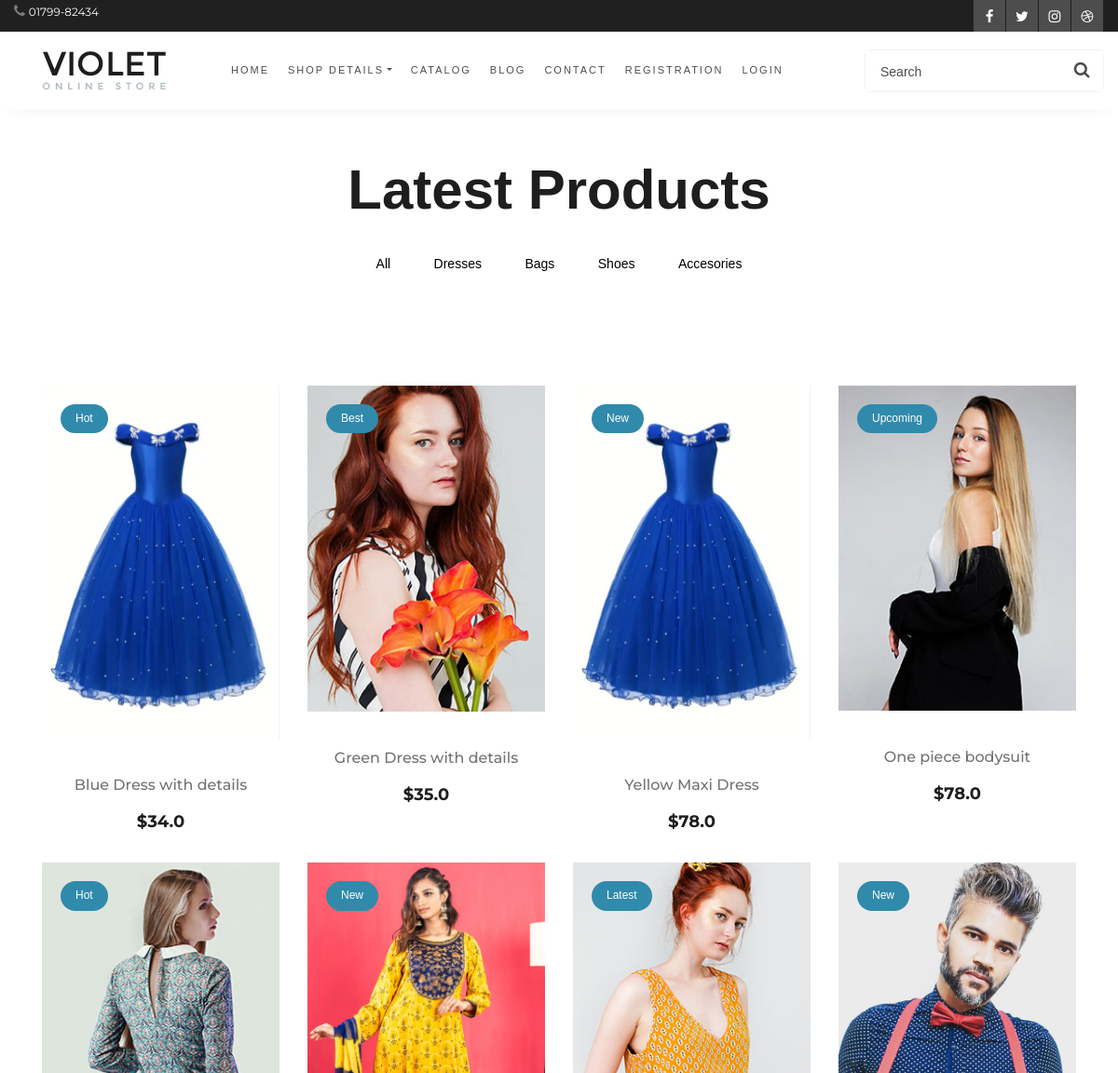
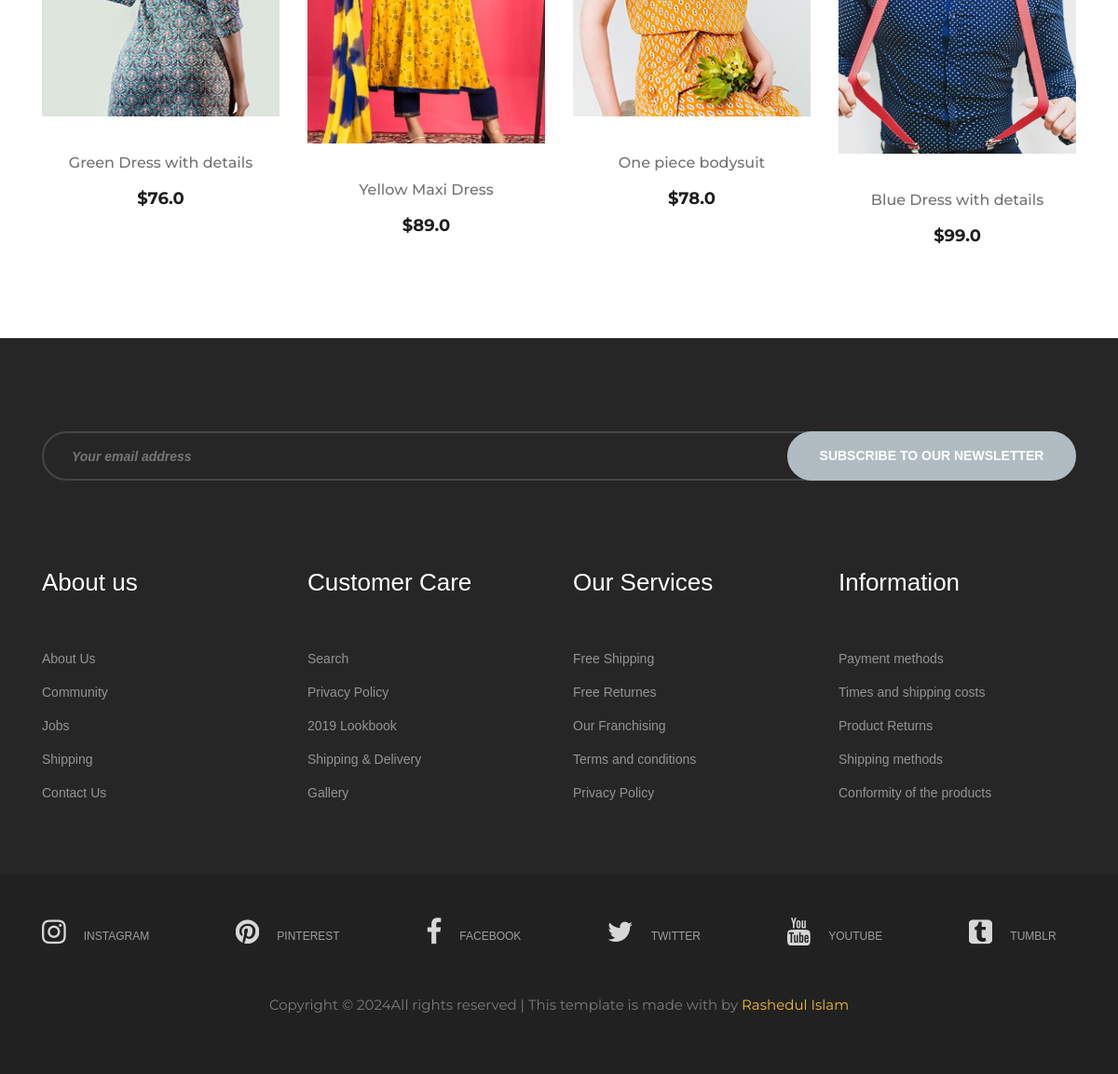
The page /drese/ on the database its author committed (2 pictures, top to bottom).
### Shop/models.py (models this page shows, shortened)
class Products(models.Model):
    title = models.CharField(max_length=10)
    product_name = models.CharField(max_length=100)
    selling_price = models.FloatField()
    discounted_price = models.FloatField()
    description = models.TextField()
    brand = models.CharField(max_length=100)
    category = models.CharField(choices=CATEGORY_CHOICES,max_length=12)
    product_image = models.ImageField(upload_to='productimg')

### Shop/views.py (the view)
# urls.py: path('drese/', views.DresesProductView.as_view(), name='dreses'),
class DresesProductView(View):
   def get (self, request):
    dresses = Products.objects.filter(category='Dress')
    return render(request, 'Shop/dresses.html', {'dresses':dresses})

### Shop/templates/Shop/dresses.html
{% extends "Shop/base.html" %}
{% load static %}
{% block content %}
<section class="latest-products spad">
    <div class="container">
        <div class="product-filter">
            <div class="row">
                <div class="col-lg-12 text-center">
                    <div class="section-title">
                        <h2>Latest Products</h2>
                    </div>
                    <ul class="product-controls">
                        <li data-filter=""><a style="text-decoration: none; color: black;" href="{% url 'alls' %}">All</a></li>
                        <li data-filter=""><a style="text-decoration: none; color: black;" href="{% url 'dreses' %}">Dresses</a></li>
                            <li data-filter=""><a style="text-decoration: none; color: black;" href="{% url 'bag' %}">Bags</a></li>
                                <li data-filter=""><a style="text-decoration: none; color: black;" href="{% url 'shoes' %}">Shoes</a></li>
                                    <li data-filter=""><a style="text-decoration: none; color: black;" href="{% url 'accesories' %}">Accesories</a></li>
                    </ul>
                </div>
            </div>
        </div>
        <div class="row" id="product-list">
            {% for p in dresses %}
            <div class="col-lg-3 col-sm-6 mix all accesories bags">
                <div class="single-product-item">
                    <figure>
                        <a href="{% url 'productpage' p.id %}"><img src="{{ p.product_image.url }}" alt=""></a>
                        <div class="p-status popular" style="color: white; background-color: #308AAB;">{{ p.title }}</div>
                    </figure>
                    <div class="product-text">
                        <h6>{{ p.product_name }}</h6>
                        <p>${{ p.selling_price }}</p>
                    </div>
                </div>
            </div>
            {% endfor %}
        </div>
    </div>
</section>
{% endblock %}

### Shop/templates/Shop/base.html (shortened to what this page needs)
<!DOCTYPE html>
{% load static %}
<html lang="en">
<head>
  <link rel="stylesheet" href="https://stackpath.bootstrapcdn.com/font-awesome/4.7.0/css/font-awesome.min.css">
  {% block css %}
  <link rel="stylesheet" href="{% static 'Shop/css/bootstrap.min.css' %}" type="text/css" />
  <link rel="stylesheet" href="{% static 'Shop/css/font-awesome.min.css' %}" type="text/css" />
  <link rel="stylesheet" href="{% static 'Shop/css/nice-select.css' %}" type="text/css" />
  <link rel="stylesheet" href="{% static 'Shop/css/owl.carousel.min.css' %}" type="text/css" />
  <link rel="stylesheet" href="{% static 'Shop/css/magnific-popup.css' %}" type="text/css" />
  <link rel="stylesheet" href="{% static 'Shop/css/slicknav.min.css' %}" type="text/css" />
  <link rel="stylesheet" href="{% static 'Shop/css/slicknav.min.css' %}" type="text/css" />
  <link rel="stylesheet" href="{% static 'Shop/css/style.css' %}" type="text/css" />
  <link rel="stylesheet" href="{% static 'Shop/css/nav.css' %}" type="text/css" />
  <link rel="stylesheet" href="{% static 'Shop/css/profile.css' %}" type="text/css" />
  {% endblock %}
  {% block header %}
  <header class="header-section">
    <div class="wrap container-fluid">
      <div class="">
        <div class="row justify-content-between">
          <div class="col">
            <p class="mb-0 phone"><span class="fa fa-phone"></span> <a href="">01799-82434</a></p>
          </div>
          <div class="col d-flex justify-content-end">
            <div class="social-media">
              <p class="mb-0 d-flex">
                <a href="#" class="d-flex align-items-center justify-content-center"><span class="fa fa-facebook"></span></a>
                <a href="#" class="d-flex align-items-center justify-content-center"><span class="fa fa-twitter"></span></a>
                <a href="#" class="d-flex align-items-center justify-content-center"><span class="fa fa-instagram"></span></a>
                <a href="#" class="d-flex align-items-center justify-content-center"><span class="fa fa-dribbble"></span></a>
              </p>
            </div>
          </div>
        </div>
      </div>
    </div>
    <nav class="navbar navbar-expand-lg navbar-dark ftco_navbar bg-dark ftco-navbar-light" id="ftco-navbar">
      <div class="container-fluid" style="margin-left: 30px;">
        <a class="navbar-brand" href="{% url 'home' %}"><img src="{% static 'Shop/img/logo.png' %}" alt=""></a>
        <form action="#" class="searchform order-sm-start order-lg-last">
          <div class="form-group d-flex">
            <input type="text" class="form-control pl-3" placeholder="Search">
            <button type="submit" placeholder="" class="form-control search"><span class="fa fa-search"></span></button>
          </div>
        </form>
        <div class="collapse navbar-collapse" id="ftco-nav">
          <ul class="navbar-nav" style="margin-left: 50px;">
            <li class="nav-item "><a href="{% url 'home' %}" class="nav-link">Home</a></li>
            <li class="nav-item dropdown">
              <a class="nav-link dropdown-toggle" href="#" id="dropdown04" data-toggle="dropdown" aria-haspopup="true"
                aria-expanded="false">Shop Details</a>
            </li>
            <li class="nav-item"><a href="#" class="nav-link">Catalog</a></li>
            <li class="nav-item"><a href="#" class="nav-link">Blog</a></li>
            <li class="nav-item"><a href="{% url 'contact' %}" class="nav-link">Contact</a></li>
            {% if request.user.is_authenticated %}
            <li class="nav-item dropdown">
              <a class="nav-link dropdown-toggle" href="#" id="dropdown04" data-toggle="dropdown" aria-haspopup="true"
                aria-expanded="false">{{ request.user }}</a>
              <div class="dropdown-menu" aria-labelledby="dropdown04">
                <a class="dropdown-item" href="{% url "profile" %}">Profile Details</a>
                <a class="dropdown-item" href="{% url "passwordchange" %}">Change Password</a>
                <a class="dropdown-item" href="{% url 'logout' %}">Logout</a>
              </div>
            </li>
            {% else %}
            <li class="nav-item"><a href="{% url 'customerregistration' %}" class="nav-link">Registration</a></li>
            <li class="nav-item"><a href="{% url 'login' %}" class="nav-link">Login</a></li>
            {% endif %}
          </ul>
        </div>
      </div>
    </nav>
  </header>
  {% endblock %}
  <main>
    {% block content %}
    {% endblock %}
  </main>
  {% block footer %}
  <footer class="footer-section spad">
    <div class="container">
      <div class="newslatter-form">
        <div class="row">
          <div class="col-lg-12">
            <form action="#">
              <input type="text" placeholder="Your email address" />
              <button type="submit">Subscribe to our newsletter</button>
            </form>
          </div>
        </div>
      </div>
      <div class="footer-widget">
        <div class="row">
          <div class="col-lg-3 col-sm-6">
            <div class="single-footer-widget">
              <h4>About us</h4>
              <ul>
                <li>About Us</li>
                <li>Community</li>
                <li>Jobs</li>
                <li>Shipping</li>
                <li>Contact Us</li>
              </ul>
            </div>
          </div>
          <div class="col-lg-3 col-sm-6">
            <div class="single-footer-widget">
              <h4>Customer Care</h4>
              <ul>
                <li>Search</li>
                <li>Privacy Policy</li>
                <li>2019 Lookbook</li>
                <li>Shipping & Delivery</li>
                <li>Gallery</li>
              </ul>
            </div>
          </div>
          <div class="col-lg-3 col-sm-6">
            <div class="single-footer-widget">
              <h4>Our Services</h4>
              <ul>
                <li>Free Shipping</li>
                <li>Free Returnes</li>
                <li>Our Franchising</li>
                <li>Terms and conditions</li>
                <li>Privacy Policy</li>
              </ul>
            </div>
          </div>
          <div class="col-lg-3 col-sm-6">
            <div class="single-footer-widget">
              <h4>Information</h4>
              <ul>
                <li>Payment methods</li>
                <li>Times and shipping costs</li>
                <li>Product Returns</li>
                <li>Shipping methods</li>
                <li>Conformity of the products</li>
              </ul>
            </div>
          </div>
        </div>
      </div>
    </div>
    <div class="social-links-warp">
      <div class="container">
        <div class="social-links">
          <a href="" class="instagram"><i class="fa fa-instagram"></i><span>instagram</span></a>
          <a href="" class="pinterest"><i class="fa fa-pinterest"></i><span>pinterest</span></a>
          <a href="" class="facebook"><i class="fa fa-facebook"></i><span>facebook</span></a>
          <a href="" class="twitter"><i class="fa fa-twitter"></i><span>twitter</span></a>
          <a href="" class="youtube"><i class="fa fa-youtube"></i><span>youtube</span></a>
          <a href="" class="tumblr"><i class="fa fa-tumblr-square"></i><span>tumblr</span></a>
        </div>
      </div>
      <div class="container text-center pt-5">
        <p>
          Copyright &copy;
          All rights reserved | This template is made with  by <a href="#" target="_blank">Rashedul Islam</a>
        </p>
      </div>
    </div>
  </footer>
  {% endblock %}
</head>
</html>

### Shop/static/Shop/css/style.css (style rules this page uses)
html, body { height: 100%; font-family: "Montserrat", sans-serif; -webkit-font-smoothing: antialiased; font-smoothing: antialiased; background: none; }
h1, h2, h3, h4, h5, h6 { margin: 0; color: #111111; font-weight: 500; font-family: "Montserrat", sans-serif; }
h2 { font-size: 36px; }
h4 { font-size: 24px; }
h6 { font-size: 16px; }
p { font-size: 15px; color: #7b7b7b; font-weight: 400; line-height: 1.6; font-family: "Montserrat", sans-serif; margin: 0 0 15px 0; }
img { max-width: 100%; }
ul, ol { padding: 0; margin: 0; }
.section-title h2 { color: #1e1e1e; font-size: 60px; font-weight: 700; }
.spad { padding-top: 100px; padding-bottom: 100px; }
.header-section { height: 104px; padding-bottom: 24px; }
.latest-products { padding-top: 55px; padding-bottom: 65px; }
.product-filter { margin-bottom: 100px; }
.product-filter .section-title { margin-bottom: 20px; }
.product-filter .product-controls li { list-style: none; display: inline-block; color: #838383; font-size: 14px; margin-right: 42px; font-weight: 500; cursor: pointer; }
.product-filter .product-controls li:last-child { margin-right: 0; }
.single-product-item { margin-bottom: 30px; }
.single-product-item figure { margin-bottom: 40px; position: relative; overflow: hidden; }
.single-product-item figure img { min-width: 100%; }
.single-product-item figure .p-status { position: absolute; left: 20px; top: 20px; padding: 5px 16px; font-size: 12px; background: #1e1e1e; color: #fff; border-radius: 50px; }
.single-product-item figure .p-status.popular { background: #85d2ff; }
.single-product-item .product-text { text-align: center; }
.single-product-item .product-text h6 { color: #727272; margin-bottom: 15px; }
.single-product-item .product-text p { color: #1e1e1e; font-size: 18px; font-weight: 700; margin-bottom: 0; }
.footer-section { background: #262626; padding-bottom: 0; }
.newslatter-form { margin-bottom: 90px; }
.newslatter-form form { position: relative; }
.newslatter-form form input { width: 100%; border: 2px solid #454747; border-radius: 50px; height: 53px; background: transparent; color: #535353; font-size: 14px; font-style: italic; font-weight: 600; padding-left: 30px; position: relative; }
.newslatter-form form button { width: 310px; height: 53px; background: #B0BCC2; border: 2px solid #B0BCC2; color: #fff; cursor: pointer; text-transform: uppercase; font-size: 14px; font-weight: 600; border-radius: 50px; position: absolute; right: 0; }
.footer-widget { margin-bottom: 40px; }
.footer-widget .single-footer-widget { margin-bottom: 30px; }
.footer-widget .single-footer-widget h4 { color: #fff; font-size: 26px; margin-bottom: 44px; }
.footer-widget .single-footer-widget ul li { color: #fff; font-size: 14px; font-weight: 500; list-style: none; line-height: 36px; opacity: 0.5; }
.social-links-warp { background: #222121; padding: 46px 0; }
.social-links a { margin-right: 88px; display: inline-block; }
.social-links a:last-child { margin-right: 0; }
.social-links a i { font-size: 30px; color: #d7d7d7; float: left; margin-right: 19px; overflow: hidden; -webkit-transition: all 0.3s; transition: all 0.3s; }
.social-links a span { display: inline-block; font-size: 12px; font-weight: 400; text-transform: uppercase; color: #9f9fa0; padding-top: 10px; -webkit-transition: all 0.3s; transition: all 0.3s; }

### rows shown on the page
Products: product_image (picture), title "Hot", product_name "Blue Dress with details", selling_price "34.0"
Products: product_image (picture), title "Best", product_name "Green Dress with details", selling_price "35.0"
Products: product_image (picture), title "New", product_name "Yellow Maxi Dress", selling_price "78.0"
Products: product_image (picture), title "Upcoming", product_name "One piece bodysuit", selling_price "78.0"
Products: product_image (picture), title "Hot", product_name "Green Dress with details", selling_price "76.0"
Products: product_image (picture), title "New", product_name "Yellow Maxi Dress", selling_price "89.0"
Products: product_image (picture), title "Latest", product_name "One piece bodysuit", selling_price "78.0"
Products: product_image (picture), title "New", product_name "Blue Dress with details", selling_price "99.0"
